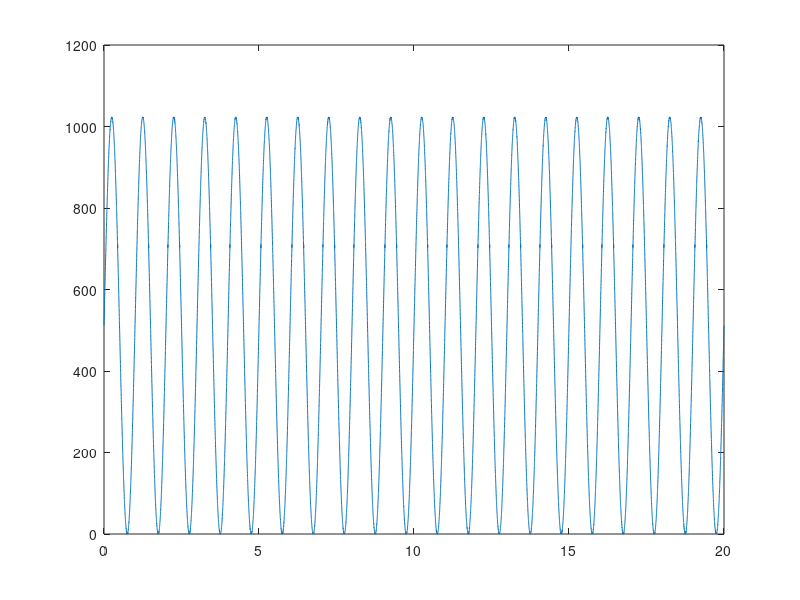

Here is the MATLAB script that generated this plot: (Note: this script raises an error after producing the figure.)
%% Example of the QWTB use
% Data are simulated and QWTB is used with different algorithms.

%% First prepare simulated data. Suppose ADC sampled sinewave, ADC returned codes:
% Sine wave:
t=[0:1/1e3:20];
y = sin(2*pi*t);

%%
% Add noise:
y = y + normrnd(0,1e-3,size(y));
bits = 10;

%%
% Calculate codes values. It is simualted by quantization and scaling. Usually
% it can be obtained directly by the ADC. Suppose ADC range is -1..1:
codes = y;
rmin = -1;
rmax = 1;
levels = 2.^bits - 1;
codes(codes<rmin) = rmin;
codes(codes>rmax) = rmax;
codes = round((codes-rmin)./2.*levels);

%%
% Introduce ADC error. Instead of generating code 700 ADC erroneously generates 710:
codes(codes==700) = 710;

%%
% The time series returned by ADC is:
figure
%plot(t, (y+1).*1/2.*levels, t, codes);
stairs(t, codes);

%%
% Data is simulated, now create data structure for QWTB.
datain.t.v=t;
datain.y.v = codes;
datain.bits.v = 10;

% Calculation settings structure. Uncertainties are not required.
calcset.unc = 'none';
calcset.verbose = 1;

% -----------------------------------------------------------------------
%% 1. example use of QWTB - get signal phase:
% Calculate frequency by means of PSFE:
dataout = qwtb('PSFE', datain, calcset);
disp(['calculated frequency is: ' num2str(dataout.f.v, 9) ' Hz'])

%% 2. example use of QWTB - get INL of ADC:
% Calculate integral nonlinearity by means of ADCToolbox:
dataout = qwtb('INL', datain, calcset);
figure
plot(dataout.INL.v)
title('Integral nonlinearity')

% vim settings modeline: vim: foldmarker=%<<<,%>>> fdm=marker fen ft=octave textwidth=80
